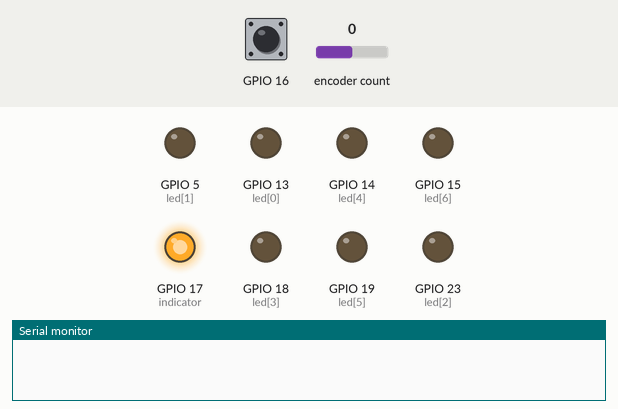
This sketch was run on a simulated ESP32. On the bench: output pins drawn as LEDs (lit = HIGH), the last lines printed to the serial monitor. The inputs (shaded band) are chosen by the test bench; at power-on: GPIO 16 HIGH, encoder count 0. USB keyboard and mouse output is not drawn.

Above: at 1.2 s.
1.3 s: GPIO 16 pulled LOW for 3.2 s
At 3.1 s:
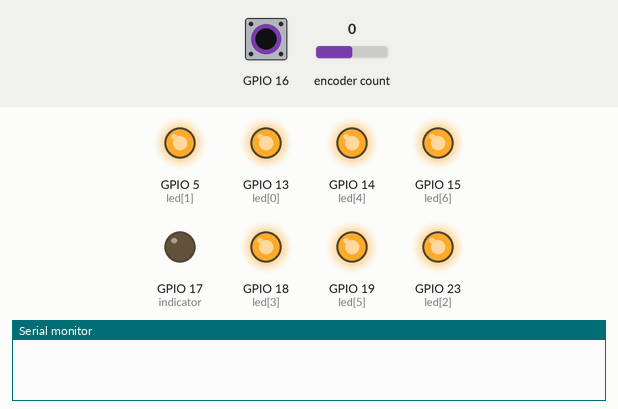
6.0 s: GPIO 16 pulled LOW for 0.15 s
At 7.3 s:
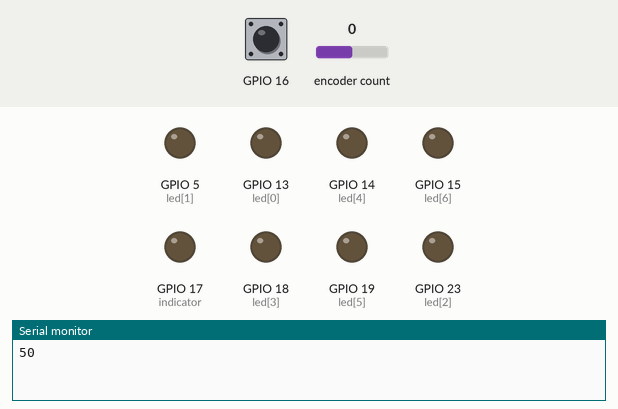
7.6 s: GPIO 16 pulled LOW for 1 s
At 7.81 s:
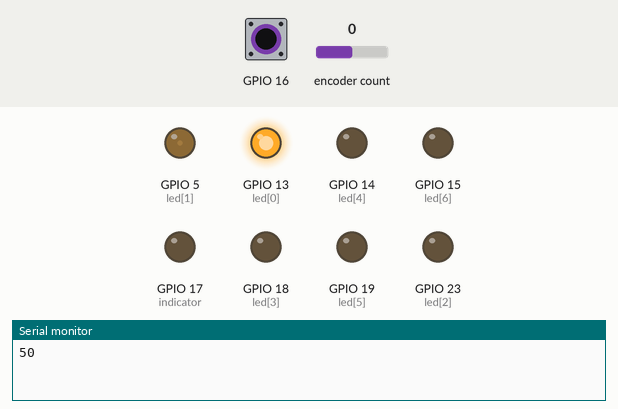
10.1 s: GPIO 16 pulled LOW for 3.2 s
At 12.1 s:
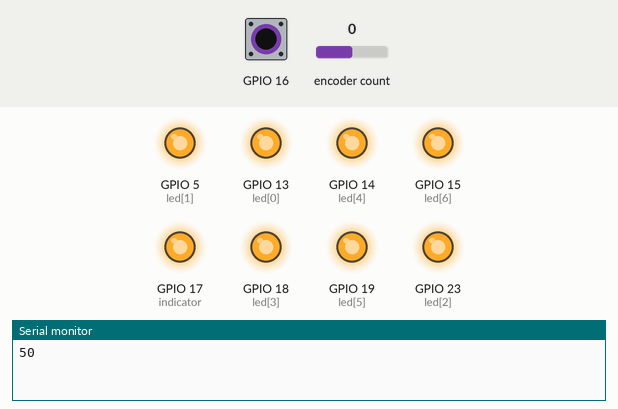
14.8 s: encoder count set to 1
At 15.8 s:
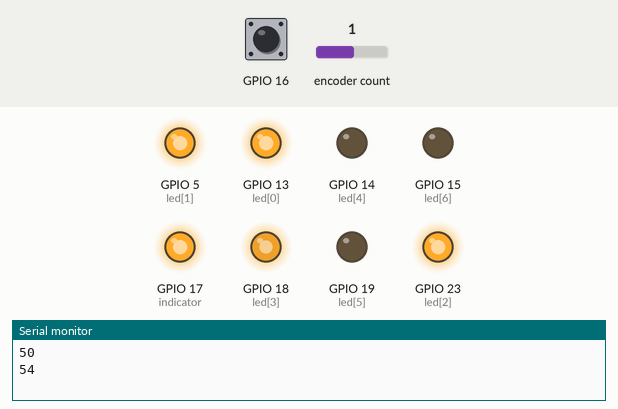
16.3 s: encoder count set to 2
At 17.0 s:
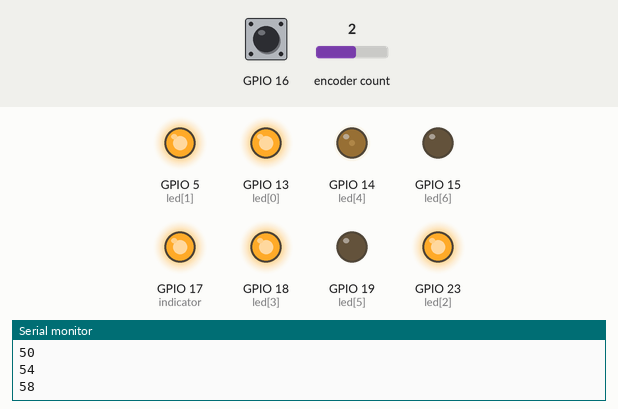
Timing chart, 0 to 18.8 s (numbered marks = the images above; inputs shaded):
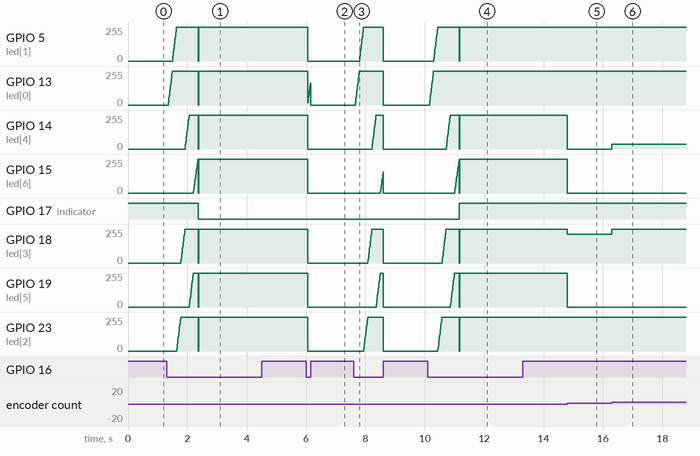

Measured:
- after the input at 1.3 s, GPIO 17 (indicator): HIGH → LOW after 1.1 s
- after the input at 6.0 s, GPIO 5 (led[1]), GPIO 14 (led[4]), GPIO 15 (led[6]), GPIO 18 (led[3]), GPIO 19 (led[5]), GPIO 23 (led[2]): 255/255 → 0/255 after 0.06 s; GPIO 13 (led[0]): ramps from 0/255 to 162/255 and jumps back, once every 0.09 s
- after the input at 7.6 s, GPIO 5 (led[1]): rises from 0/255 to 255/255 in 0.13 s, then falls to 0/255 in 0.67 s; GPIO 13 (led[0]): rises from 0/255 to 255/255 in 0.13 s, then falls to 0/255 in 0.82 s
- after the input at 10.1 s, GPIO 13 (led[0]): moves from 0/255 to 255/255 over 0.13 s, starting after 0.06 s; GPIO 17 (indicator): LOW → HIGH after 1.1 s
- after the input at 14.8 s, GPIO 14 (led[4]), GPIO 15 (led[6]), GPIO 19 (led[5]): 255/255 → 0/255 at once; GPIO 18 (led[3]): 255/255 → 217/255 at once
- after the input at 16.3 s, GPIO 14 (led[4]): 0/255 → 36/255 at once; GPIO 18 (led[3]): 217/255 → 255/255 at once

The sketch:

BLE_Volume_Knob_Shield_JRC_Board.ino
```cpp
#include <ESP32Encoder.h>  // https://github.com/madhephaestus/ESP32Encoder.git
#include <BleKeyboard.h>
BleKeyboard bleKeyboard("JRC Board Knob");
#define CLK 25  // CLK ENCODER
#define DT 26   // DT ENCODER
#define SW 16
#define indicator 17

ESP32Encoder encoder;
long volume, oldVolume;
bool present_mode = 0;
const int led[7] = { 13, 05, 23, 18, 14, 19, 15 };

void setup() {
  for (byte i = 0; i < 7; i++) {
    ledcSetup(i, 1000, 8);
    ledcAttachPin(led[i], i);
  }
  pinMode(16, INPUT_PULLUP);
  pinMode(indicator, OUTPUT);
  digitalWrite(indicator, !present_mode);
  encoder.attachHalfQuad(DT, CLK);
  encoder.setCount(0);
  Serial.begin(115200);
  bleKeyboard.begin();
}

void loop() {
  if (bleKeyboard.isConnected()) {
    volume = rotary_input(!present_mode);
    if (oldVolume != volume) {
      if (!present_mode)
        (oldVolume > volume) ? bleKeyboard.write(KEY_MEDIA_VOLUME_DOWN) : bleKeyboard.write(KEY_MEDIA_VOLUME_UP);
      else
        (oldVolume > volume) ? bleKeyboard.write(KEY_UP_ARROW) : bleKeyboard.write(KEY_DOWN_ARROW);
      oldVolume = volume;
      if (!present_mode) led_level(volume);
      Serial.println(volume);
    }

    if (push(SW))
      (present_mode) ? bleKeyboard.write(KEY_PAGE_DOWN) : bleKeyboard.write(KEY_MEDIA_PLAY_PAUSE);

  }
}

long rotary_input(bool a) {
  long t = encoder.getCount() * 2;
  if (a) {
    if (t > 100) {
      t = 100;
      encoder.setCount(50);
    }
    else if (t < 0) {
      t = 0;
      encoder.setCount(0);
    }
  }
  return t;
}
```

button.ino
```cpp
bool push(byte button) {
  int t = 0;
  bool flag = 1;
  if (!digitalRead(button)) {
    delay(50);  //debounce delay
    while (!digitalRead(button)) {
      delay(10);
      t++;
      led_level(t);
      if (t > 100 && flag) {
        flag = 0;
        present_mode = !present_mode;
        digitalWrite(indicator, !present_mode);
        (!present_mode) ? led_level(14) : led_level(0);
        encoder.setCount(25);
      }
    }
    if (t > 0 && t < 100) {
      (!present_mode) ? led_level(volume) : led_level(0);
      return 1;
    }
  }
  return 0;
}
```

led_control.ino
```cpp
void led_level(int a) {
  int p;

  for (byte i = 0; i < 6; i++) {
    if (a >= i * 14) {
      (a > (i + 1) * 14) ? p = (i + 1)* 14 : p = a;
      p = map(p, i * 14, (i + 1) * 14, 0, 255);
      ledcWrite(i, p);
    } else ledcWrite(i, 0);
  }

  if (a >= 84) {
    (a > 100) ? p = 100 : p = a;
    p = map(p, 84, 100, 0, 255);
    ledcWrite(6, p);
  } else ledcWrite(6, 0);
}
```
